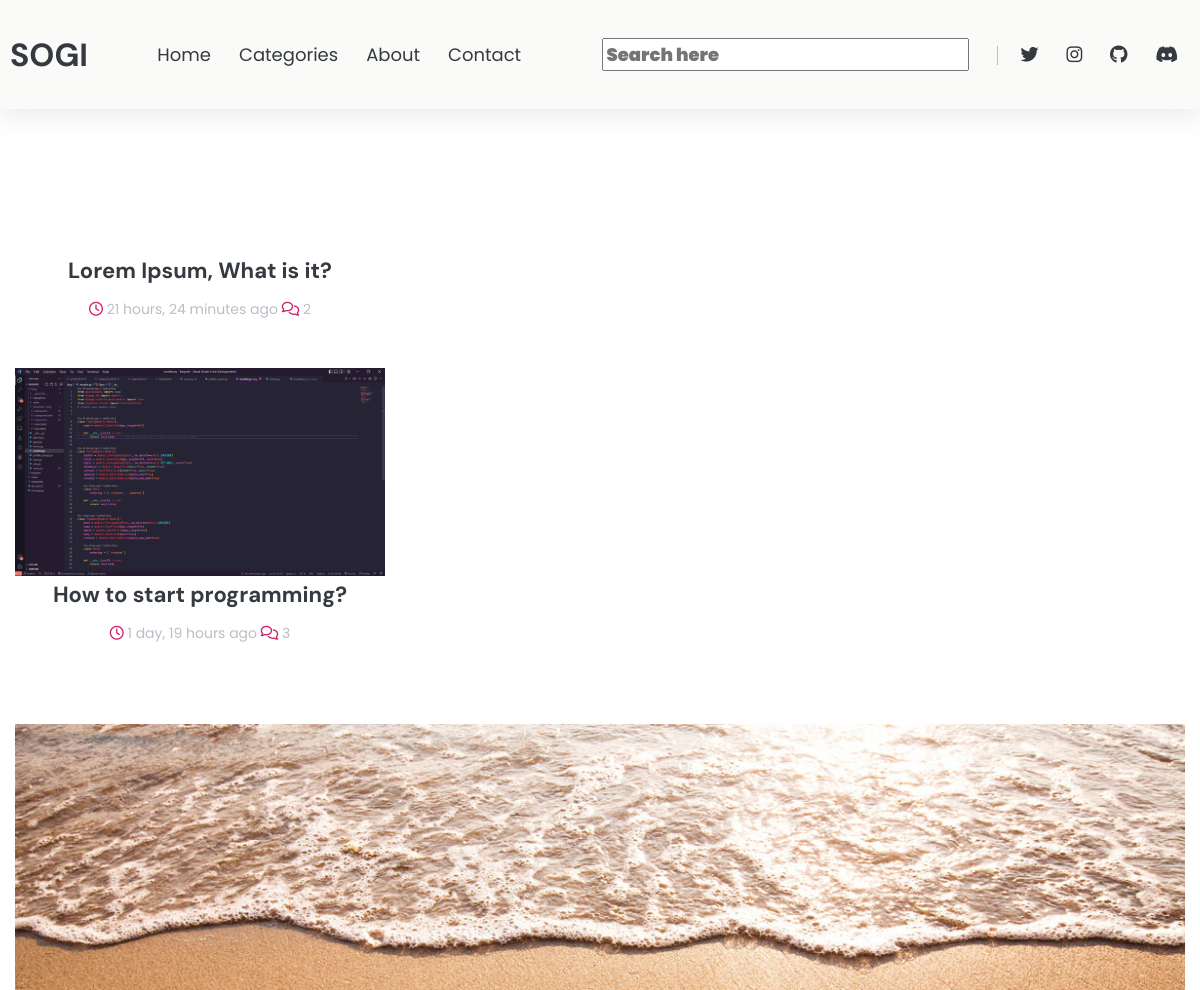
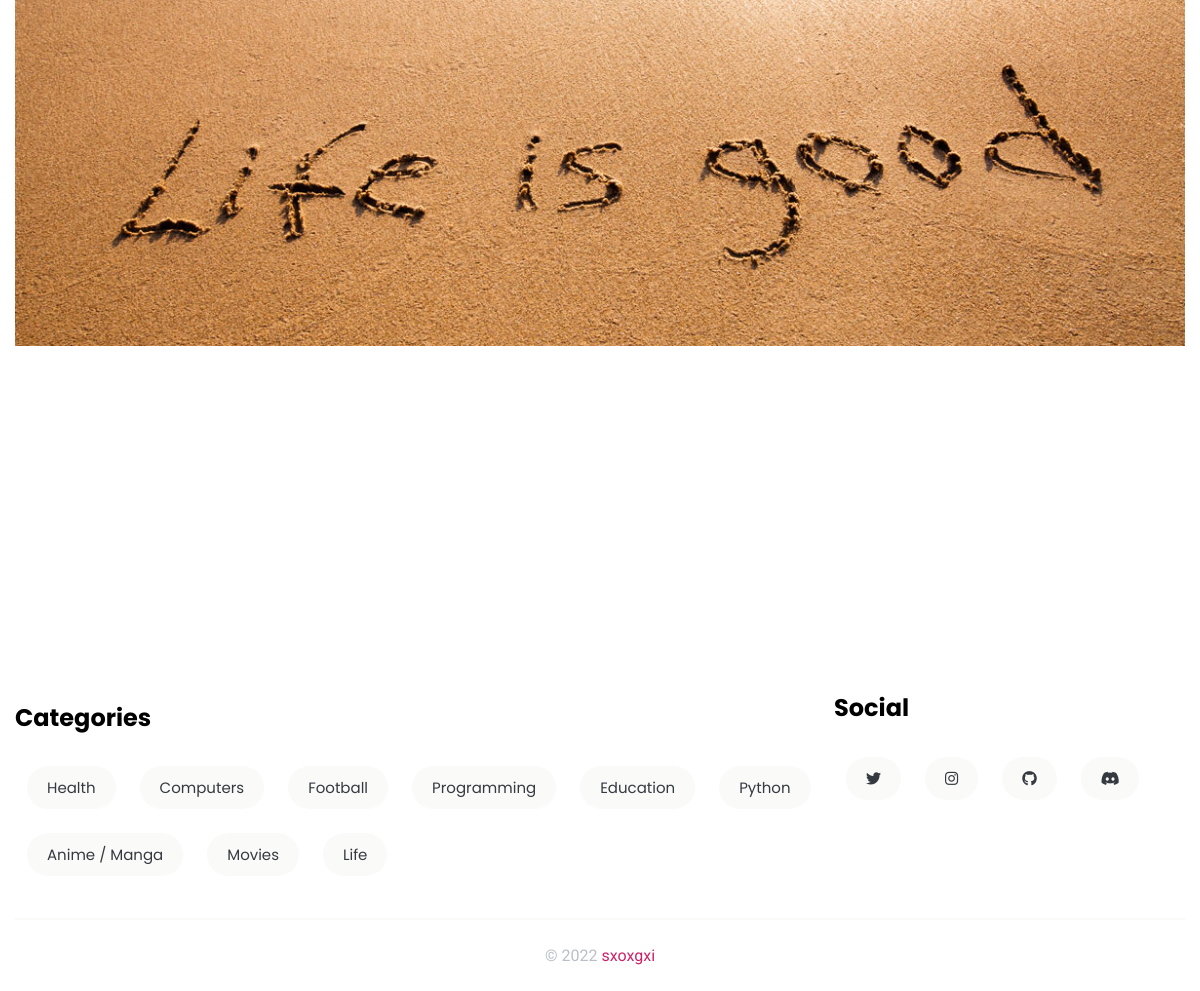
Page /?q=Programming on the committed database (2 pictures, top to bottom).
### blog/models.py (models this page shows, shortened)
class Post(models.Model):
    author = models.ForeignKey(User, on_delete=models.CASCADE)
    title = models.CharField(max_length=254, null=True)
    topic = models.ForeignKey(Topic, on_delete=models.SET_NULL, null=True)
    thumbnail = models.ImageField(null=True, blank=True)
    content = RichTextField(blank=True, null=True)
    updated = models.DateTimeField(auto_now=True)
    created = models.DateTimeField(auto_now_add=True)
    class Meta:
        ordering = ['-created', '-updated']

class Topic(models.Model):
    name = models.CharField(max_length=255)
    def __str__(self) -> str:
        return self.name

### blog/views.py (the view)
# urls.py: path('', views.blog, name='blog'),
def blog(request):
    q = request.GET.get('q') if request.GET.get('q') != None else ""
    posts = Post.objects.filter(
        Q(topic__name__icontains=q) |
        Q(title__icontains=q) |
        Q(content__icontains=q)
    )
    posts_random = Post.objects.all().order_by('?')
    topics = Topic.objects.all()
    context = {'posts': posts, 'topics': topics, 'posts_random': posts_random}
    return render(request, 'blog/main.html', context)

### blog/templates/blog/main.html (shortened to what this page needs)
{% load static %}
<!DOCTYPE html>
<html lang="en">
<head>
    <link rel="stylesheet" href="https://cdnjs.cloudflare.com/ajax/libs/font-awesome/6.1.1/css/all.min.css"
 />
    <link rel="stylesheet" href="https://cdnjs.cloudflare.com/ajax/libs/Swiper/6.4.5/swiper-bundle.min.css"
 />
    <link rel="stylesheet" type="text/css" href="{% static 'blog/styles.css' %}">
</head>
<body>
    <header id="header" class="shadow bg-light">
        <nav class="container navbar">
            <a href="{% url 'blog'%}" class="nav-brand text-dark">
                SOGI
            </a>
            <div class="collapse">
                <ul class="navbar-nav">
                    <a href="{% url 'blog' %}" class="nav-link">Home</a>
                    <a href="{% url 'cat' %}" class="nav-link">Categories</a>
                    <a href="{% url 'profile' %}" class="nav-link">About</a>
                    <a href="mailto:sxoxgxi@duck.com" class="nav-link">Contact</a>
                </ul>
            </div>
            <div class="collapse">
                <ul class="navbar-nav">
                        <form class="search-box" action="{% url 'blog' %}">
                            <input type="text" name="q" class="fa-solid nav-link" placeholder="Search here">
                        </form>
                    <a href="https://twitter.com/sxoxgxi" class="nav-link"><i class="fab fa-twitter"></i></a>
                    <a href="https://www.instagram.com/soh_gee.nirmal/?theme=dark" class="nav-link"><i class="fab fa-instagram"></i></a>
                    <a href="https://github.com/sxoxgxi" class="nav-link"><i class="fab fa-github"></i></a>
                    <a href="https://discord.gg/5S6cdn8Dnd" class="nav-link"><i class="fab fa-discord"></i></a>
                </ul>
            </div>
        </nav>
    </header>
    {% block content %}
      {% include "blog/index.html" %}
    {% endblock content%}
    {% if page != 'profile' %}
    <footer id="footer">
        <div class="container">
            <div class="row mb-3">
                <div class="col-8">
                    <h2 class="footer-title secondary-title">Categories</h2>
                    <div class="tags">
                        <div class="d-flex flex-wrap">
                            {% for topic in topics %}
                            <a href="{% url 'blog' %}?q={{topic}}" class="nav-link btn bg-light">{{topic}}</a>
                            {% endfor %}
                        </div>
                    </div>
                </div>
                <div class="col-3">
                    <h2 class="footer-title secondary-title mt-2">Social</h2>
                    <div class="tags social">
                        <div class="d-flex flex-wrap">
                            <a href="https://twitter.com/sxoxgxi" class="nav-link btn bg-light"><i class="fab fa-twitter"></i></a>
                            <a href="https://www.instagram.com/soh_gee.nirmal/?theme=dark" class="nav-link btn bg-light"><i class="fab fa-instagram"></i></a>
                            <a href="https://github.com/sxoxgxi" class="nav-link btn bg-light"><i class="fab fa-github"></i></a>
                            <a href="https://discord.gg/5S6cdn8Dnd" class="nav-link btn bg-light"><i class="fab fa-discord"></i></a>
                        </div>
                    </div>
                </div>
            </div>
            <div class="copyrights">
                <p class="text-center text-secondary display-2">
                    © 2022 <a href="#" class="text-primary">sxoxgxi</a>
                </p>
            </div>
        </div>
    </footer>
    {% endif %}
</body>
</html>

### blog/templates/blog/index.html
{% load static %}
    <main id="site-main">
        <section id="posts">
            <div class="container">
                <div class="grid">
                    {% for article in posts %}
                    <div class="grid-item">
                        <article class="article">
                            <div class="card">
                                <div class="overflow-img">
                                    <a href="{% url 'post' article.id %}">
                                        <img src="{{article.thumbnail.url}}" class="img-fluid" alt="">
                                    </a>
                                </div>
                                <div class="card-body text-center px-1">
                                    <a href="{% url 'post' article.id %}" class="text-title display-1 text-dark">
                                        {{article.title}}
                                    </a>
                                    <p class="secondary-title text-secondary display-3">
                                        <span><i class="far fa-clock text-primary"></i> {{article.created|timesince}} ago</span>
                                        <span><i class="far fa-comments text-primary"></i> {{article.comment_set.all.count}}</span>
                                    </p>
                                </div>
                            </div>
                        </article>
                    </div>
                    {% empty %}
                        <div class="card-body text-center px-1">
                            <p class="text-title display-1 text-dark">
                                No results found for your query.
                            </p>
                        </div>
                    {% endfor %}
                </div>
            </div>
        </section>
        <section class="slider">
            <div class="container">
                <div class="swiper-container">
                    <div class="swiper-wrapper">
                        {% for article in posts_random %}
                        <div class="swiper-slide">
                            <a href="{% url 'post' article.id %}">
                                <img src="{{article.thumbnail.url}}" class="img-fluid" alt="">
                            </a>
                        </div>
                        {% endfor %}
                    </div>
                </div>
            </div>
        </section>
    </main>

### blog/static/blog/styles.css (style rules this page uses)
:root { --light: #fafaf8; --secondary: #adb5bddb; --dark: #343a40; --primary-color: #ce2167; --secondary-color: #1db8a8; --border: #e9ecefc1; }
body { font-family: 'Roboto', sans-serif; padding: 0; margin: 0; }
a { text-decoration: none; }
*>* { box-sizing: border-box; }
.text-secondary { color: var(--secondary); }
.text-dark { color: var(--dark); }
.text-primary { color: var(--primary-color); }
.bg-light { background-color: var(--light); }
.container { max-width: 1200px; padding: 0 15px; margin: auto; }
.img-fluid { width: 100%; }
.text-title { font-family: 'DM Sans', sans-serif; font-weight: bold; }
.secondary-title { font-family: 'Poppins', sans-serif; }
.display-1 { font-size: 22px; }
.display-2 { font-size: 16px; }
.display-3 { font-size: 14px; }
.text-center { text-align: center; }
.btn { padding: 15px 20px; border: none; }
.d-flex { display: flex; }
.flex-wrap { flex-wrap: wrap; }
.mt-2 { margin-top: 10px; }
.mb-3 { margin-bottom: 30px; }
.px-1 { padding-left: 5px; padding-right: 5px; }
.shadow { box-shadow: rgba(149, 157, 165, 0.2) 0px 8px 24px; }
.navbar { position: relative; display: flex; flex-direction: row; justify-content: space-between; padding: 10px; }
.nav-brand { font-family: 'DM Sans', sans-serif; font-weight: bold; align-self: center; font-size: 32px; }
.collapse { align-self: center; }
.nav-link { font-size: 18px; margin: 12px; color: var(--dark); font-family: 'Poppins', sans-serif; }
.search-box { display: inline; border-right: 1px solid var(--secondary); padding-right: 12px; margin-right: 10px; }
#site-main { margin-top: 8em; }
#posts { margin-bottom: 5em; }
.grid { margin: 0 auto; }
.grid .grid-item { width: calc(33.3333% - 20px); margin-bottom: 3em; }
#footer { padding-top: 4em; }
#footer .tags a { border-radius: 40px; padding: 10px 20px; font-size: 15px; }
#footer .copyrights { padding: 10px 0; border-top: 2px solid var(--light); }
.row { display: flex; }
.col-3 { flex: 0 0 33.3333%; max-width: 33.3333%; padding-right: 35px; }
.col-8 { flex: 0 0 70%; max-width: 70%; }

### rows in the picture
Post: title "Lorem Ipsum, What is it?", created "21 hours, 24 minutes", comment_set.all.count "2"
Post: thumbnail (picture), title "How to start programming?", created "1 day, 19 hours", comment_set.all.count "3"
Post: thumbnail (picture)
Topic: name "Health"
Topic: name "Computers"
Topic: name "Football"
Topic: name "Programming"
Topic: name "Education"
Topic: name "Python"
Topic: name "Anime / Manga"
Topic: name "Movies"
Topic: name "Life"
